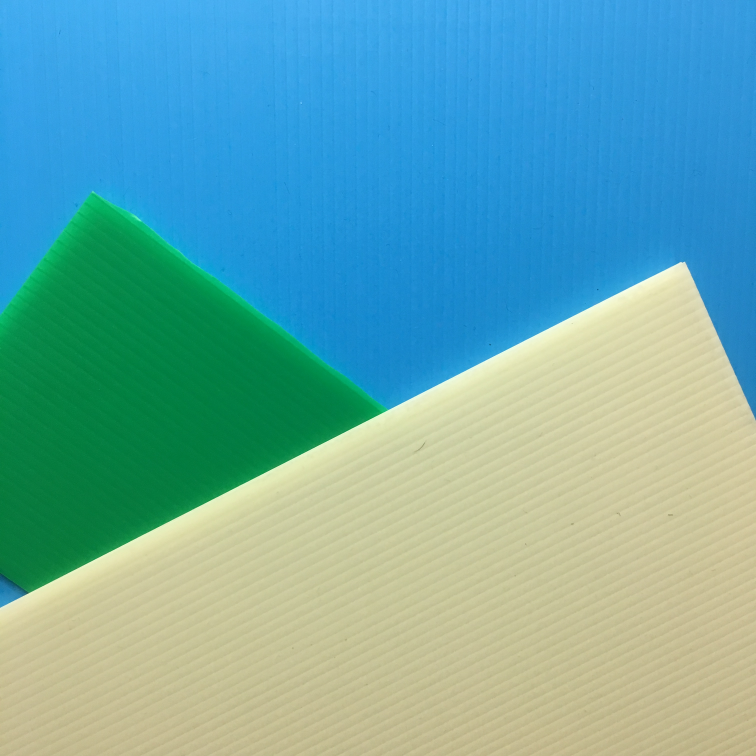
#> input picture week12/IMG_3973.JPG, 3024 x 3024 px (shown at 1/4 size)
$ python ex5.py
#> lines starting #> are read from the running program, lines starting #| are printed output that depends on the picture; after the words box and inside, x2 and y2 are one past the last pixel; in counts of white or black regions, pixels touching at a corner belong together; long printed decimals are rounded
import cv2
import numpy as np
img = cv2.imread('IMG_3973.JPG')
#> img is the input picture: shape (3024, 3024, 3); mean B, G, R 170.1, 170.7, 107.5
img_resize = cv2.resize(img, (960, 540))
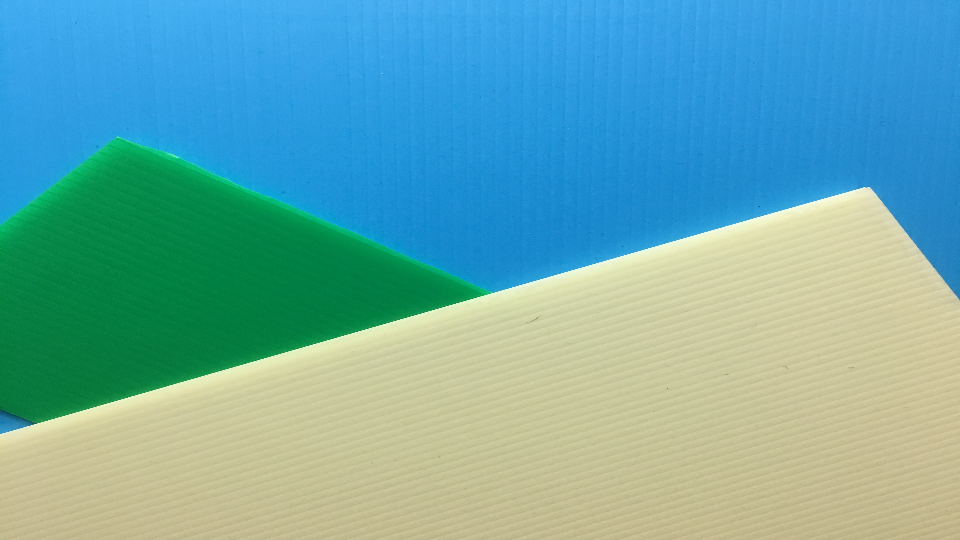
#> img_resize: shape (540, 960, 3); mean B, G, R 170, 170.7, 107.5
gray = cv2.cvtColor(img_resize, cv2.COLOR_BGR2GRAY)
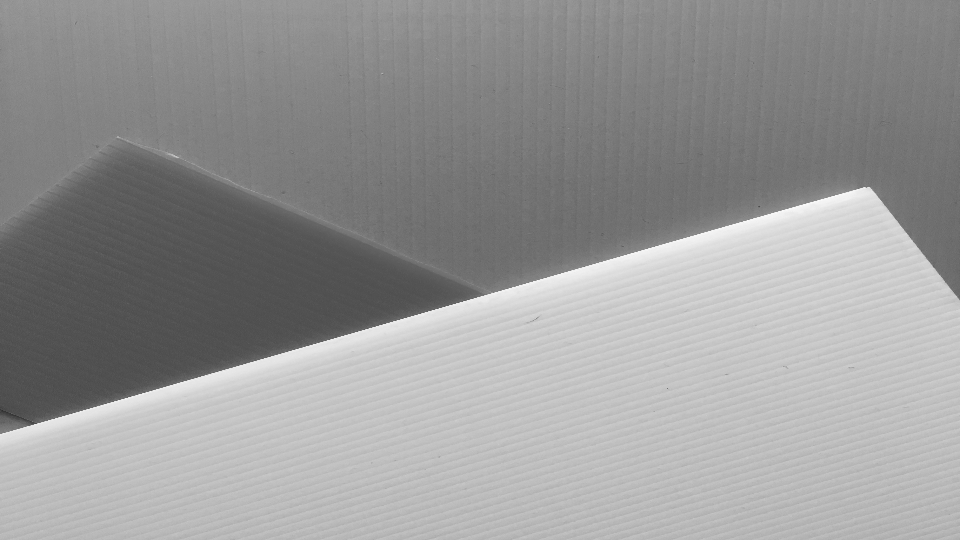
#> gray: shape (540, 960); min 46, max 250, mean 151.7
edges = cv2.Canny(gray, 50, 150)
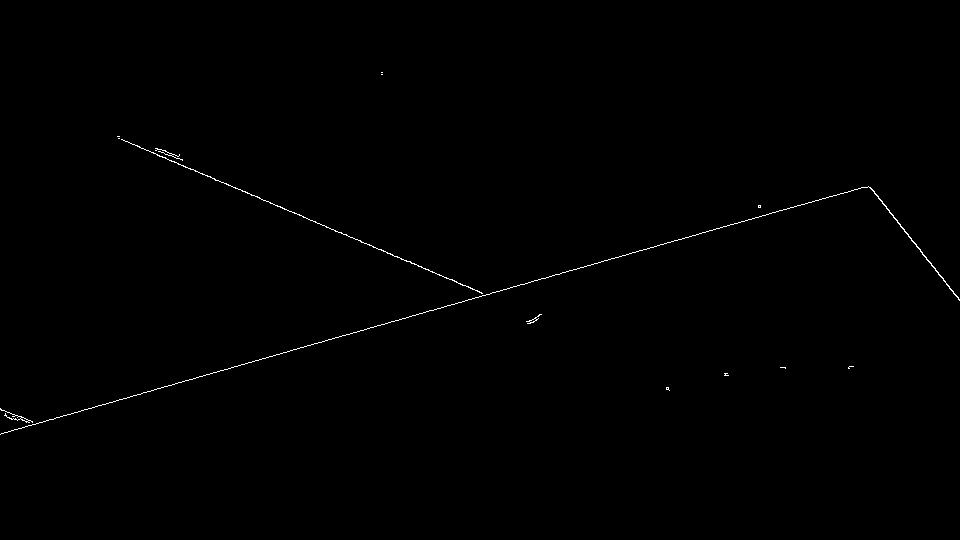
#> edges: shape (540, 960); 0.33% white in thin lines or dots, all inside (x1, y1, x2, y2) = (0, 72, 960, 435)
lines = cv2.HoughLinesP(edges, 1, np.pi/180, 200,
                        minLineLength=100, maxLineGap=10)
#> lines = [[0, 434, 862, 187], [118, 138, 486, 294]]


for n in range(len(lines)):
    x1 = lines[n, 0, 0]
    y1 = lines[n, 0, 1]
    x2 = lines[n, 0, 2]
    y2 = lines[n, 0, 3]
    cv2.line(img_resize, (x1, y1), (x2, y2), (0, 0, 255), 5)
#> this loop made 2 passes
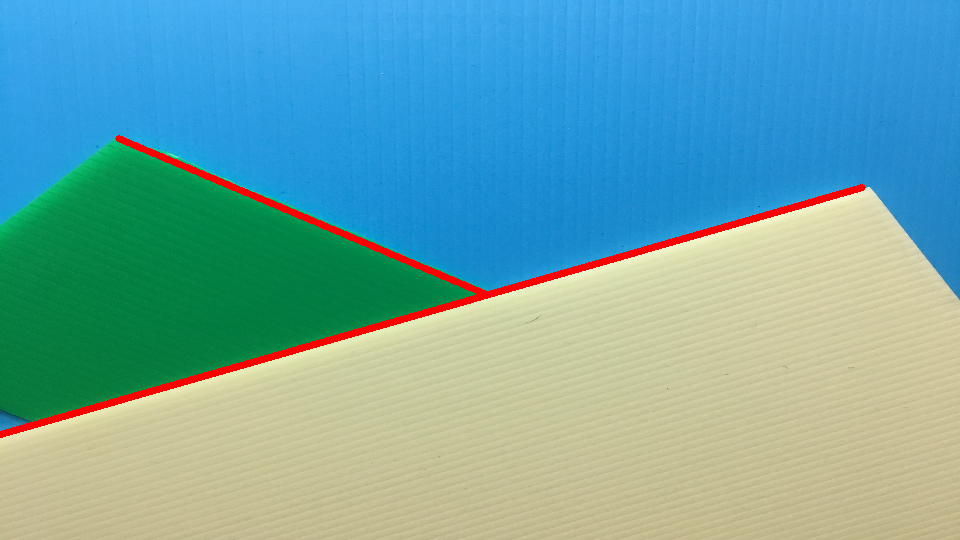
#> img_resize: shape (540, 960, 3); 1.74% of pixels changed, all inside (x1, y1, x2, y2) = (0, 135, 866, 438)


def length(vec):
    return (vec[0]**2+vec[1]**2)**0.5


a = (-(lines[0, 0, 2]-lines[0, 0, 0]), -(lines[0, 0, 3]-lines[0, 0, 1]))
#> a = (-862, 247)
b = (lines[1, 0, 2]-lines[1, 0, 0], lines[1, 0, 3]-lines[1, 0, 1])
#> b = (368, 156)
theta = np.arccos(np.dot(a, b)/(length(a)*length(b)))*180/np.pi
#> theta = 141
print(f'theta = {theta} [deg]')
#| theta = 141.038 [deg]

cv2.imshow('img', img_resize)
cv2.waitKey()
